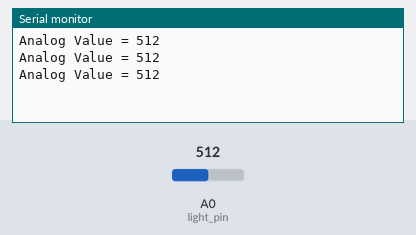
A sketch run on a simulated ESP8266 (NodeMCU). Parts: the last lines printed to the serial monitor. Inputs (shaded band) come from the test bench; at power-on: A0 (light_pin) = 512.

Above: at 1.3 s.
1.4 s: A0 (light_pin) set to 716
At 1.9 s:
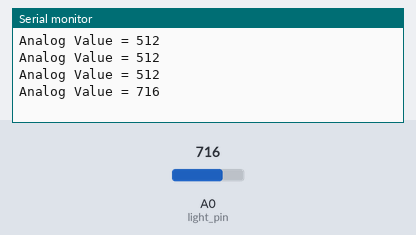
2.9 s: A0 (light_pin) set to 900
At 3.4 s:
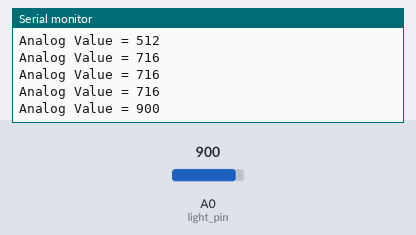
Timing chart, 0 to 5.9 s (numbered marks = the images above; inputs shaded):
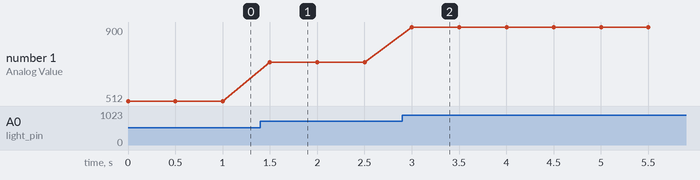

The sketch:

easy_light_sensor.ino
```cpp
const int light_pin = A0; // the analog pin


#define DEBUG 1 // comment out to disable debug messages

void setup()
{
    Serial.begin(115200);

}

void loop()
{
    int analog_value = analogRead(light_pin);

    Serial.print("Analog Value = ");
    Serial.println(analog_value); // The raw analog reading

    delay(500);

}
```

Measured:
- after the input at 1.4 s, the serial monitor: prints a new line after 0.10 s (image 1)
- after the input at 2.9 s, the serial monitor: prints a new line after 0.10 s (image 2)
- plotted number 1: 512 → 716 after the input at 1.4 s, 716 → 900 after the input at 2.9 s
